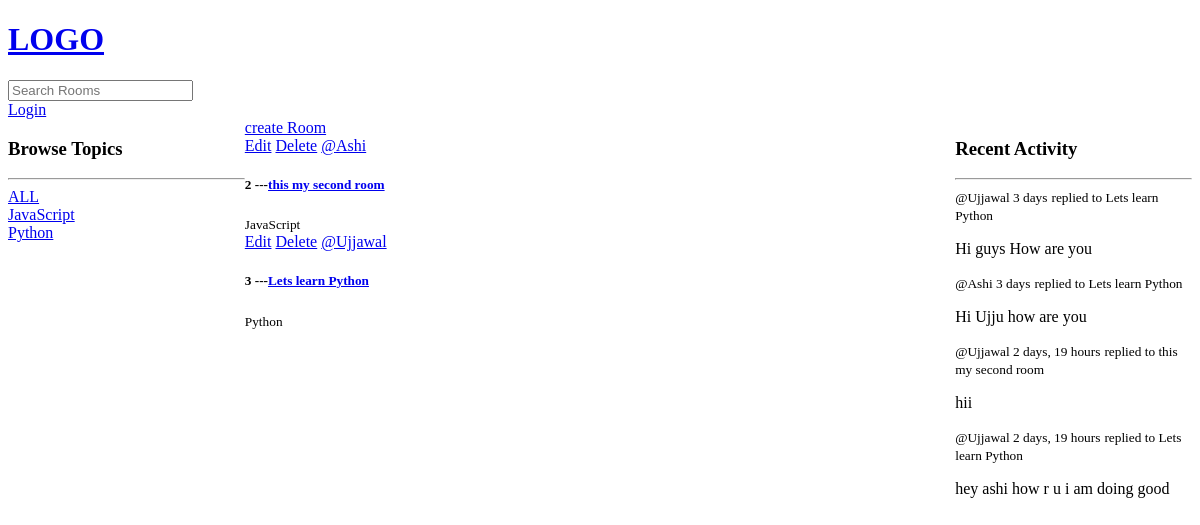
Before: / with the older database file.
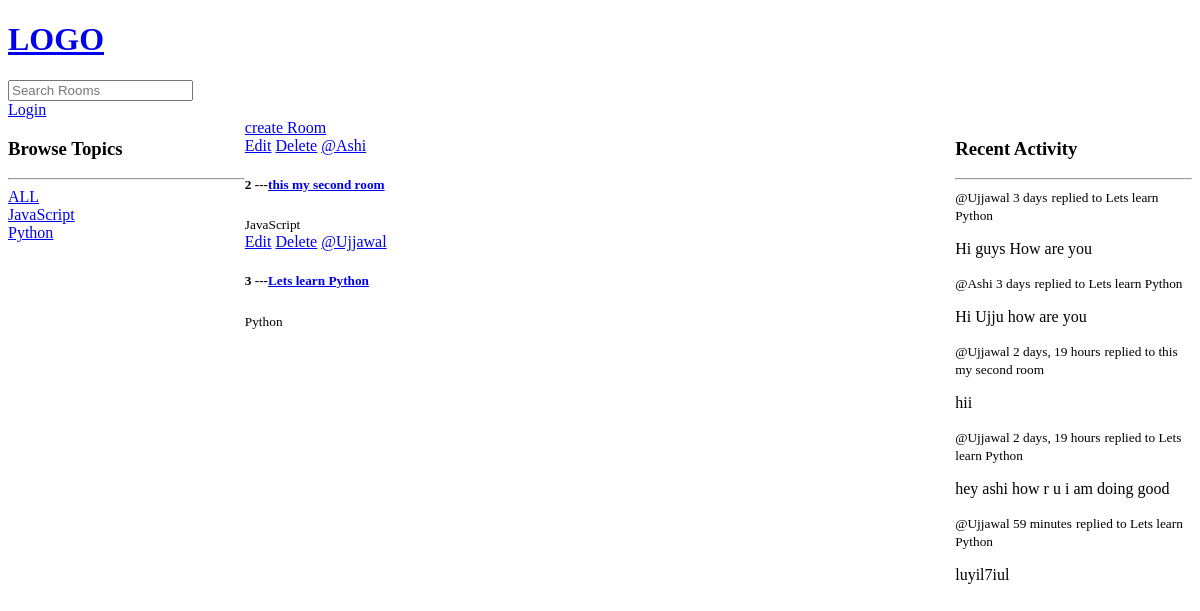
After: the same page with the newer database file.
### base/models.py (models this page shows, shortened)
class Topic(models.Model):
    name =models.CharField(max_length=200)

class Room(models.Model):
    host=models.ForeignKey(User, on_delete=models.SET_NULL,null=True)
    topic = models.ForeignKey(Topic, on_delete=models.SET_NULL,null=True)
    name = models.CharField(max_length=200)
    description = models.TextField(null=True)
    participants =models.ManyToManyField(User,related_name='participants', blank=True)
    updates = models.DateTimeField(auto_now=True)
    created = models.DateTimeField(auto_now_add=True)
    def __str__(self):
        return self.name

class Message(models.Model):
    user = models.ForeignKey(User, on_delete=models.CASCADE)
    room = models.ForeignKey(Room, on_delete=models.CASCADE)
    body = models.TextField()
    updates = models.DateTimeField(auto_now=True)
    created = models.DateTimeField(auto_now_add=True)

### base/views.py (the view)
# urls.py: path('', views.home, name="home"),
def home(request):
    q= request.GET.get('q') if request.GET.get('q') != None else ''
    rooms = Room.objects.all()
    topics= Topic.objects.all()
    room_message = Message.objects.all()
    context = {'rooms':rooms,'topics':topics,'room_message':room_message}
    return render(request,'base/home.html',context)

### base/templates/base/home.html (shortened to what this page needs)
{% extends 'main.html' %}
{% block content %}
<div class="home-container">
    <div>
        {% include 'base/topic_component.html' %}
    </div>
    <div>
        <a href="{% url 'create-room' %}">create Room</a>
    <div>
        {% for room in rooms %}
        <div>
            <a href="{% url 'update-room' room.id %}">Edit</a>
             <a href="{% url 'delete-room' room.id %}">Delete</a>
            <a href="{% url 'user-profile' room.host.id %}">@{{ room.host.username }}</a>
            <h5>{{room.id}} ---<a href="/room/{{room.id}}">{{room.name}}</a></h5>
            <small>{{room.topic.name}}</small>
        </div>
        {% endfor %}
    </div>
    </div>
    <div class="">
        <h3>
            Recent Activity
        </h3>
        <hr>
        {% for message in room_message %}
        <div>
            <small>@{{message.user}}  {{message.created|timesince}}</small>
            <small>replied to {{message.room}}</small>
            <p>{{message.body}}</p>
        </div>
        {% endfor  %}
    </div>
</div>
{% endblock content %}

### templates/main.html (shortened to what this page needs)
<!DOCTYPE html>
<html>
    <head>
        <link rel="stylesheet" href="">
    </head>
    <body>
        {% include 'navbar.html' %}
        {% block content %}
        {% endblock %}
    </body>
</html>

### templates/navbar.html
<div>
<a href="/">
    <h1>LOGO</h1>
</a>
<form method="GET" action="{% url 'home' %}">
    <input type="text " name="q" placeholder="Search Rooms" />
</form>
{% if request.user.is_authenticated %}
<p>Hello  {{request.user}}</p>
{% else %}
<a href="{% url 'login' %}">Login</a>
{% endif %}
 </div>

### base/templates/base/topic_component.html
<h3> Browse Topics</h3>
        <hr>
        <div>
            <a href="{% url 'home' %}">ALL</a>
        </div>
        {% for topic in topics %}
        <div>
            <a href="{% url 'home' %}?q={{topic.name}}">{{topic.name}}</a>
        </div>
        {% endfor %}

### base/templates/base/home.html (style rules this page uses)
.home-container { display: grid; grid-template-columns: 1fr 3fr 1fr; }

Changed rows visible on the page:
added Message: user "Ujjawal", created "59 minutes", room "Lets learn Python", body "luyil7iul"
